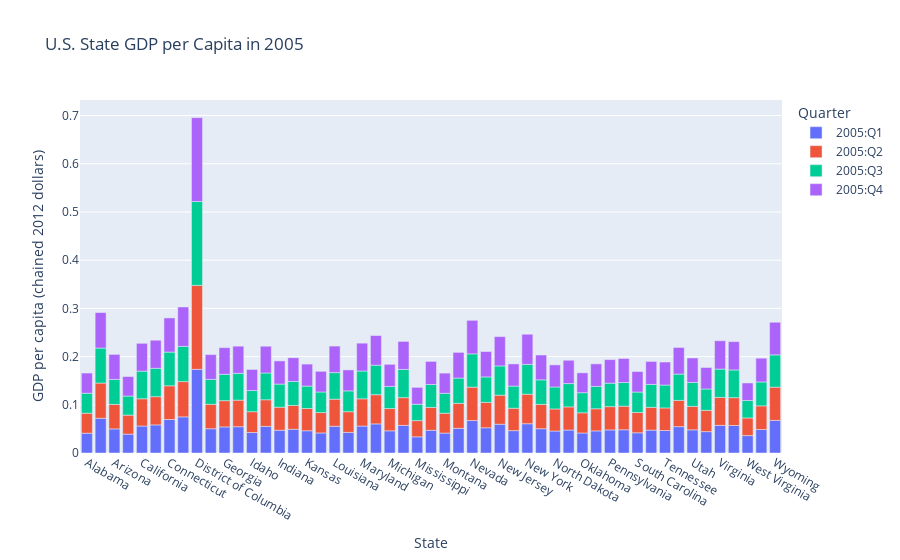
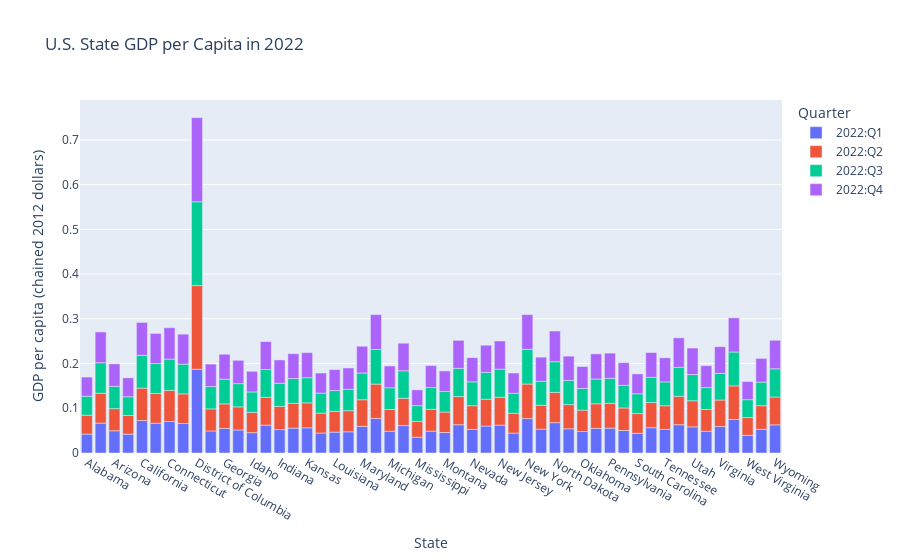

Here is the notebook cell these charts were saved with, in order:
### Code cell
import pandas as pd
import plotly.express as px

# Assuming df_GDP_per_capita is the DataFrame containing the GDP data

# Filter out the 'GeoName' column and the columns for GDP from 2005 and 2022
df_GDP_2005 = df_GDP_per_capita[['GeoName'] + [col for col in df_GDP_per_capita.columns if col.startswith('2005')]]
df_GDP_2022 = df_GDP_per_capita[['GeoName'] + [col for col in df_GDP_per_capita.columns if col.startswith('2022')]]

# Melt the data for easy plotting
df_GDP_melted_2005 = pd.melt(df_GDP_2005, id_vars='GeoName', var_name='Quarter', value_name='GDP per capita')
df_GDP_melted_2022 = pd.melt(df_GDP_2022, id_vars='GeoName', var_name='Quarter', value_name='GDP per capita')

# Create an interactive bar chart for 2005 using Plotly Express
fig_2005 = px.bar(df_GDP_melted_2005, x='GeoName', y='GDP per capita', color='Quarter',
                  title='U.S. State GDP per Capita in 2005',
                  labels={'GDP per capita': 'GDP per Capita', 'Quarter': 'Quarter'})
fig_2005.update_layout(xaxis_title='State', yaxis_title='GDP per capita (chained 2012 dollars)')

# Create an interactive bar chart for 2022 using Plotly Express
fig_2022 = px.bar(df_GDP_melted_2022, x='GeoName', y='GDP per capita', color='Quarter',
                  title='U.S. State GDP per Capita in 2022',
                  labels={'GDP per capita': 'GDP per Capita', 'Quarter': 'Quarter'})
fig_2022.update_layout(xaxis_title='State', yaxis_title='GDP per capita (chained 2012 dollars)')

fig_2005.show()
fig_2022.show()

### Figure 1 — Plotly figure (JSON) as saved in the notebook; plotly's stock layout.template omitted (floating-point values rounded to 4 significant figures)
{"data": [{"alignmentgroup": "True", "hovertemplate": "Quarter=2005:Q1<br>GeoName=%{x}<br>GDP per Capita=%{y}<extra></extra>", "legendgroup": "2005:Q1", "marker": {"color": "#636efa", "pattern": {"shape": ""}}, "name": "2005:Q1", "offsetgroup": "2005:Q1", "orientation": "v", "showlegend": true, "textposition": "auto", "type": "bar", "x": ["Alabama", "Alaska", "Arizona", "Arkansas", "California", "Colorado", "Connecticut", "Delaware", "District of Columbia", "Florida", "Georgia", "Hawaii", "Idaho", "Illinois", "Indiana", "Iowa", "Kansas", "Kentucky", "Louisiana", "Maine", "Maryland", "Massachusetts", "Michigan", "Minnesota", "Mississippi", "Missouri", "Montana", "Nebraska", "Nevada", "New Hampshire", "New Jersey", "New Mexico", "New York", "North Carolina", "North Dakota", "Ohio", "Oklahoma", "Oregon", "Pennsylvania", "Rhode Island", "South Carolina", "South Dakota", "Tennessee", "Texas", "Utah", "Vermont", "Virginia", "Washington", "West Virginia", "Wisconsin", "Wyoming"], "xaxis": "x", "y": [0.04106, 0.07206, 0.05, 0.03916, 0.05599, 0.05829, 0.06948, 0.07494, 0.1735, 0.05037, 0.05411, 0.05456, 0.04249, 0.0552, 0.04723, 0.04925, 0.04614, 0.0416, 0.05546, 0.04273, 0.05591, 0.06036, 0.04604, 0.05729, 0.03357, 0.0471, 0.04135, 0.05118, 0.06732, 0.05234, 0.05973, 0.0464, 0.06071, 0.05039, 0.04562, 0.04764, 0.04151, 0.04585, 0.04788, 0.04819, 0.04192, 0.04749, 0.0466, 0.05466, 0.04802, 0.04433, 0.05727, 0.05706, 0.03613, 0.04869, 0.06766], "yaxis": "y"}, {"alignmentgroup": "True", "hovertemplate": "Quarter=2005:Q2<br>GeoName=%{x}<br>GDP per Capita=%{y}<extra></extra>", "legendgroup": "2005:Q2", "marker": {"color": "#EF553B", "pattern": {"shape": ""}}, "name": "2005:Q2", "offsetgroup": "2005:Q2", "orientation": "v", "showlegend": true, "textposition": "auto", "type": "bar", "x": ["Alabama", "Alaska", "Arizona", "Arkansas", "California", "Colorado", "Connecticut", "Delaware", "District of Columbia", "Florida", "Georgia", "Hawaii", "Idaho", "Illinois", "Indiana", "Iowa", "Kansas", "Kentucky", "Louisiana", "Maine", "Maryland", "Massachusetts", "Michigan", "Minnesota", "Mississippi", "Missouri", "Montana", "Nebraska", "Nevada", "New Hampshire", "New Jersey", "New Mexico", "New York", "North Carolina", "North Dakota", "Ohio", "Oklahoma", "Oregon", "Pennsylvania", "Rhode Island", "South Carolina", "South Dakota", "Tennessee", "Texas", "Utah", "Vermont", "Virginia", "Washington", "West Virginia", "Wisconsin", "Wyoming"], "xaxis": "x", "y": [0.04152, 0.07302, 0.05085, 0.03938, 0.0565, 0.05857, 0.06994, 0.07316, 0.1742, 0.05071, 0.05448, 0.05512, 0.04316, 0.05523, 0.04774, 0.04941, 0.04621, 0.0423, 0.05615, 0.04298, 0.05655, 0.06054, 0.04617, 0.05755, 0.03365, 0.04747, 0.04117, 0.05178, 0.06927, 0.05265, 0.06014, 0.04649, 0.06128, 0.05044, 0.04574, 0.04799, 0.04185, 0.04592, 0.04827, 0.04894, 0.04217, 0.04723, 0.04687, 0.05445, 0.04871, 0.04413, 0.05806, 0.0577, 0.03659, 0.04906, 0.06891], "yaxis": "y"}, {"alignmentgroup": "True", "hovertemplate": "Quarter=2005:Q3<br>GeoName=%{x}<br>GDP per Capita=%{y}<extra></extra>", "legendgroup": "2005:Q3", "marker": {"color": "#00cc96", "pattern": {"shape": ""}}, "name": "2005:Q3", "offsetgroup": "2005:Q3", "orientation": "v", "showlegend": true, "textposition": "auto", "type": "bar", "x": ["Alabama", "Alaska", "Arizona", "Arkansas", "California", "Colorado", "Connecticut", "Delaware", "District of Columbia", "Florida", "Georgia", "Hawaii", "Idaho", "Illinois", "Indiana", "Iowa", "Kansas", "Kentucky", "Louisiana", "Maine", "Maryland", "Massachusetts", "Michigan", "Minnesota", "Mississippi", "Missouri", "Montana", "Nebraska", "Nevada", "New Hampshire", "New Jersey", "New Mexico", "New York", "North Carolina", "North Dakota", "Ohio", "Oklahoma", "Oregon", "Pennsylvania", "Rhode Island", "South Carolina", "South Dakota", "Tennessee", "Texas", "Utah", "Vermont", "Virginia", "Washington", "West Virginia", "Wisconsin", "Wyoming"], "xaxis": "x", "y": [0.04141, 0.07258, 0.05177, 0.0396, 0.05728, 0.05883, 0.06988, 0.07299, 0.1739, 0.05161, 0.05462, 0.05561, 0.04386, 0.05553, 0.04799, 0.04975, 0.04642, 0.04266, 0.05514, 0.04311, 0.05757, 0.06127, 0.04584, 0.05855, 0.03388, 0.04759, 0.04132, 0.05246, 0.06903, 0.0528, 0.06076, 0.04593, 0.06186, 0.05094, 0.04555, 0.04835, 0.04171, 0.04634, 0.04872, 0.04906, 0.04232, 0.04751, 0.04749, 0.05457, 0.04967, 0.04433, 0.05876, 0.05754, 0.03622, 0.04966, 0.06696], "yaxis": "y"}, {"alignmentgroup": "True", "hovertemplate": "Quarter=2005:Q4<br>GeoName=%{x}<br>GDP per Capita=%{y}<extra></extra>", "legendgroup": "2005:Q4", "marker": {"color": "#ab63fa", "pattern": {"shape": ""}}, "name": "2005:Q4", "offsetgroup": "2005:Q4", "orientation": "v", "showlegend": true, "textposition": "auto", "type": "bar", "x": ["Alabama", "Alaska", "Arizona", "Arkansas", "California", "Colorado", "Connecticut", "Delaware", "District of Columbia", "Florida", "Georgia", "Hawaii", "Idaho", "Illinois", "Indiana", "Iowa", "Kansas", "Kentucky", "Louisiana", "Maine", "Maryland", "Massachusetts", "Michigan", "Minnesota", "Mississippi", "Missouri", "Montana", "Nebraska", "Nevada", "New Hampshire", "New Jersey", "New Mexico", "New York", "North Carolina", "North Dakota", "Ohio", "Oklahoma", "Oregon", "Pennsylvania", "Rhode Island", "South Carolina", "South Dakota", "Tennessee", "Texas", "Utah", "Vermont", "Virginia", "Washington", "West Virginia", "Wisconsin", "Wyoming"], "xaxis": "x", "y": [0.04185, 0.07365, 0.0519, 0.04043, 0.05777, 0.05824, 0.07088, 0.0818, 0.174, 0.05148, 0.05528, 0.05633, 0.04373, 0.05553, 0.04803, 0.04922, 0.04564, 0.04285, 0.05503, 0.04351, 0.0578, 0.06152, 0.04593, 0.05804, 0.03505, 0.04781, 0.04186, 0.05334, 0.06963, 0.05272, 0.06082, 0.04597, 0.06254, 0.05147, 0.04586, 0.04837, 0.04124, 0.04681, 0.04887, 0.04983, 0.04258, 0.0477, 0.04773, 0.05527, 0.05071, 0.04457, 0.05878, 0.05873, 0.03634, 0.04925, 0.06771], "yaxis": "y"}], "layout": {"barmode": "relative", "legend": {"title": {"text": "Quarter"}, "tracegroupgap": 0}, "title": {"text": "U.S. State GDP per Capita in 2005"}, "xaxis": {"anchor": "y", "domain": [0, 1], "title": {"text": "State"}}, "yaxis": {"anchor": "x", "domain": [0, 1], "title": {"text": "GDP per capita (chained 2012 dollars)"}}}}

### Figure 2 — Plotly figure (JSON) as saved in the notebook; plotly's stock layout.template omitted (floating-point values rounded to 4 significant figures)
{"data": [{"alignmentgroup": "True", "hovertemplate": "Quarter=2022:Q1<br>GeoName=%{x}<br>GDP per Capita=%{y}<extra></extra>", "legendgroup": "2022:Q1", "marker": {"color": "#636efa", "pattern": {"shape": ""}}, "name": "2022:Q1", "offsetgroup": "2022:Q1", "orientation": "v", "showlegend": true, "textposition": "auto", "type": "bar", "x": ["Alabama", "Alaska", "Arizona", "Arkansas", "California", "Colorado", "Connecticut", "Delaware", "District of Columbia", "Florida", "Georgia", "Hawaii", "Idaho", "Illinois", "Indiana", "Iowa", "Kansas", "Kentucky", "Louisiana", "Maine", "Maryland", "Massachusetts", "Michigan", "Minnesota", "Mississippi", "Missouri", "Montana", "Nebraska", "Nevada", "New Hampshire", "New Jersey", "New Mexico", "New York", "North Carolina", "North Dakota", "Ohio", "Oklahoma", "Oregon", "Pennsylvania", "Rhode Island", "South Carolina", "South Dakota", "Tennessee", "Texas", "Utah", "Vermont", "Virginia", "Washington", "West Virginia", "Wisconsin", "Wyoming"], "xaxis": "x", "y": [0.04235, 0.06691, 0.04968, 0.04211, 0.0726, 0.06668, 0.07044, 0.06601, 0.1874, 0.04924, 0.05495, 0.05152, 0.04546, 0.06238, 0.05232, 0.05561, 0.05625, 0.04471, 0.04668, 0.04742, 0.05964, 0.0773, 0.0487, 0.06132, 0.03537, 0.04887, 0.04586, 0.06323, 0.05279, 0.06031, 0.0624, 0.04454, 0.07703, 0.05343, 0.06781, 0.05417, 0.04803, 0.05511, 0.05561, 0.05032, 0.04411, 0.05654, 0.05279, 0.06325, 0.05847, 0.04869, 0.05929, 0.07498, 0.03951, 0.053, 0.063], "yaxis": "y"}, {"alignmentgroup": "True", "hovertemplate": "Quarter=2022:Q2<br>GeoName=%{x}<br>GDP per Capita=%{y}<extra></extra>", "legendgroup": "2022:Q2", "marker": {"color": "#EF553B", "pattern": {"shape": ""}}, "name": "2022:Q2", "offsetgroup": "2022:Q2", "orientation": "v", "showlegend": true, "textposition": "auto", "type": "bar", "x": ["Alabama", "Alaska", "Arizona", "Arkansas", "California", "Colorado", "Connecticut", "Delaware", "District of Columbia", "Florida", "Georgia", "Hawaii", "Idaho", "Illinois", "Indiana", "Iowa", "Kansas", "Kentucky", "Louisiana", "Maine", "Maryland", "Massachusetts", "Michigan", "Minnesota", "Mississippi", "Missouri", "Montana", "Nebraska", "Nevada", "New Hampshire", "New Jersey", "New Mexico", "New York", "North Carolina", "North Dakota", "Ohio", "Oklahoma", "Oregon", "Pennsylvania", "Rhode Island", "South Carolina", "South Dakota", "Tennessee", "Texas", "Utah", "Vermont", "Virginia", "Washington", "West Virginia", "Wisconsin", "Wyoming"], "xaxis": "x", "y": [0.04226, 0.06676, 0.04944, 0.04178, 0.07251, 0.06635, 0.0696, 0.06621, 0.1869, 0.04943, 0.05486, 0.05159, 0.04536, 0.06199, 0.05188, 0.0555, 0.0559, 0.04451, 0.04632, 0.04727, 0.0595, 0.0768, 0.04849, 0.06112, 0.03527, 0.04863, 0.04573, 0.06295, 0.05292, 0.05993, 0.06225, 0.04427, 0.07717, 0.05334, 0.0677, 0.05402, 0.04784, 0.05489, 0.05547, 0.05039, 0.04405, 0.0563, 0.05284, 0.06354, 0.0583, 0.04867, 0.05916, 0.07508, 0.03966, 0.05275, 0.06223], "yaxis": "y"}, {"alignmentgroup": "True", "hovertemplate": "Quarter=2022:Q3<br>GeoName=%{x}<br>GDP per Capita=%{y}<extra></extra>", "legendgroup": "2022:Q3", "marker": {"color": "#00cc96", "pattern": {"shape": ""}}, "name": "2022:Q3", "offsetgroup": "2022:Q3", "orientation": "v", "showlegend": true, "textposition": "auto", "type": "bar", "x": ["Alabama", "Alaska", "Arizona", "Arkansas", "California", "Colorado", "Connecticut", "Delaware", "District of Columbia", "Florida", "Georgia", "Hawaii", "Idaho", "Illinois", "Indiana", "Iowa", "Kansas", "Kentucky", "Louisiana", "Maine", "Maryland", "Massachusetts", "Michigan", "Minnesota", "Mississippi", "Missouri", "Montana", "Nebraska", "Nevada", "New Hampshire", "New Jersey", "New Mexico", "New York", "North Carolina", "North Dakota", "Ohio", "Oklahoma", "Oregon", "Pennsylvania", "Rhode Island", "South Carolina", "South Dakota", "Tennessee", "Texas", "Utah", "Vermont", "Virginia", "Washington", "West Virginia", "Wisconsin", "Wyoming"], "xaxis": "x", "y": [0.04238, 0.06818, 0.04991, 0.04192, 0.07319, 0.06692, 0.07003, 0.06651, 0.1874, 0.04988, 0.05525, 0.05201, 0.04574, 0.06232, 0.05184, 0.05554, 0.05616, 0.04466, 0.04661, 0.0476, 0.05977, 0.0774, 0.0487, 0.06146, 0.03521, 0.04884, 0.04591, 0.06314, 0.05339, 0.06021, 0.06284, 0.04474, 0.07765, 0.0536, 0.06856, 0.05417, 0.04848, 0.05545, 0.05591, 0.05061, 0.04429, 0.05624, 0.05334, 0.06481, 0.05866, 0.04883, 0.05948, 0.07574, 0.04005, 0.05283, 0.06305], "yaxis": "y"}, {"alignmentgroup": "True", "hovertemplate": "Quarter=2022:Q4<br>GeoName=%{x}<br>GDP per Capita=%{y}<extra></extra>", "legendgroup": "2022:Q4", "marker": {"color": "#ab63fa", "pattern": {"shape": ""}}, "name": "2022:Q4", "offsetgroup": "2022:Q4", "orientation": "v", "showlegend": true, "textposition": "auto", "type": "bar", "x": ["Alabama", "Alaska", "Arizona", "Arkansas", "California", "Colorado", "Connecticut", "Delaware", "District of Columbia", "Florida", "Georgia", "Hawaii", "Idaho", "Illinois", "Indiana", "Iowa", "Kansas", "Kentucky", "Louisiana", "Maine", "Maryland", "Massachusetts", "Michigan", "Minnesota", "Mississippi", "Missouri", "Montana", "Nebraska", "Nevada", "New Hampshire", "New Jersey", "New Mexico", "New York", "North Carolina", "North Dakota", "Ohio", "Oklahoma", "Oregon", "Pennsylvania", "Rhode Island", "South Carolina", "South Dakota", "Tennessee", "Texas", "Utah", "Vermont", "Virginia", "Washington", "West Virginia", "Wisconsin", "Wyoming"], "xaxis": "x", "y": [0.04279, 0.06886, 0.05031, 0.04225, 0.07363, 0.06736, 0.07005, 0.06696, 0.1882, 0.05034, 0.05572, 0.05217, 0.04615, 0.06243, 0.05202, 0.05538, 0.05625, 0.0449, 0.04687, 0.04787, 0.05982, 0.07796, 0.04874, 0.06166, 0.03534, 0.04907, 0.04605, 0.0626, 0.05408, 0.06058, 0.06301, 0.04527, 0.07765, 0.05402, 0.06869, 0.05423, 0.049, 0.05621, 0.05636, 0.05067, 0.0445, 0.05562, 0.0539, 0.06592, 0.05927, 0.0491, 0.05979, 0.07642, 0.04056, 0.05297, 0.06375], "yaxis": "y"}], "layout": {"barmode": "relative", "legend": {"title": {"text": "Quarter"}, "tracegroupgap": 0}, "title": {"text": "U.S. State GDP per Capita in 2022"}, "xaxis": {"anchor": "y", "domain": [0, 1], "title": {"text": "State"}}, "yaxis": {"anchor": "x", "domain": [0, 1], "title": {"text": "GDP per capita (chained 2012 dollars)"}}}}
